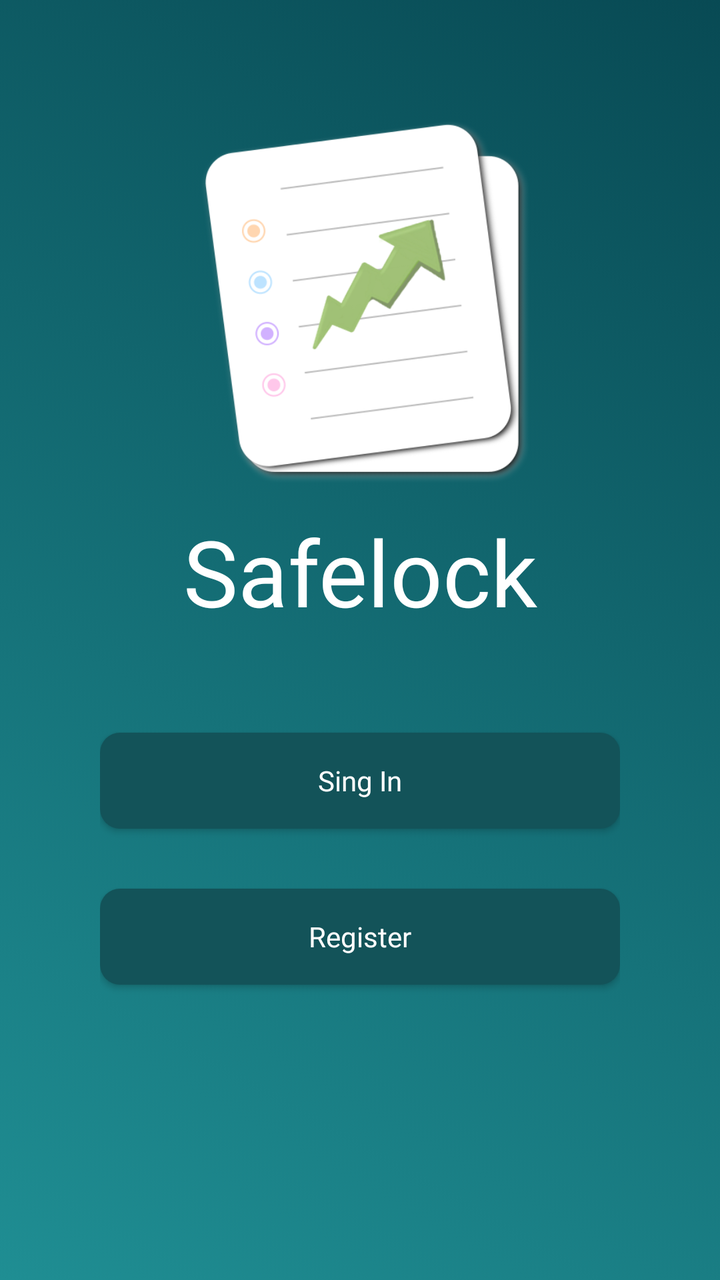
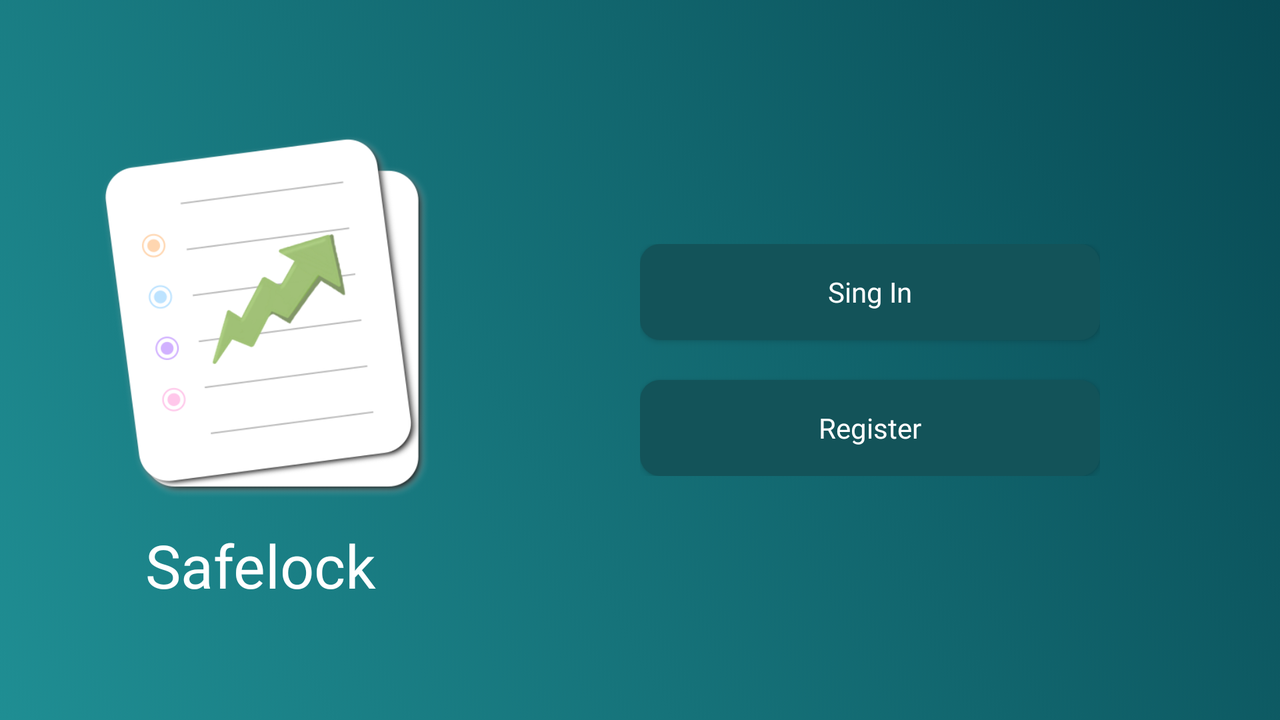

One screen, two layout resources from the same app: the default and the repository's alternative for another configuration. Each is rendered where Android would select it; the XML of both is given below.
<!-- AndroidManifest.xml: application theme Theme.SafelockSaving -->
<!-- res/layout/start_activity.xml -->
<?xml version="1.0" encoding="utf-8"?>
<LinearLayout xmlns:android="http://schemas.android.com/apk/res/android"
    xmlns:app="http://schemas.android.com/apk/res-auto"
    xmlns:tools="http://schemas.android.com/tools"
    android:layout_width="match_parent"
    android:layout_height="match_parent"
    android:background="@drawable/background_start_activity"
    android:fitsSystemWindows="true"
    android:orientation="vertical"
    tools:ignore="UseCompoundDrawables">

    <ImageView
        android:layout_width="200dp"
        android:layout_height="200dp"
        android:layout_gravity="center"
        android:layout_marginTop="50dp"
        android:contentDescription="@string/app_name"
        android:src="@drawable/logo"
        android:transitionName="imageViewTransition" />

    <TextView
        android:layout_width="match_parent"
        android:layout_height="wrap_content"
        android:layout_marginHorizontal="50dp"
        android:layout_marginTop="5dp"
        android:fontFamily="@font/rancho_regular"
        android:maxLines="1"
        android:text="@string/app_name"
        android:textAlignment="center"
        android:textColor="@color/white"
        android:textSize="46sp"
        android:transitionName="textViewTransition" />

    <LinearLayout
        android:layout_width="match_parent"
        android:layout_height="wrap_content"
        android:layout_marginHorizontal="50dp"
        android:orientation="vertical">

        <Button
            android:id="@+id/btnSIGNIN"
            android:layout_width="match_parent"
            android:layout_height="wrap_content"
            android:layout_marginTop="50dp"
            android:background="@drawable/background_fbutton"
            android:fontFamily="@font/roboto_medium"
            android:text="@string/loginText"
            android:textAllCaps="false"
            android:textColor="@color/white"
            />

        <Button
            android:id="@+id/btnREGISTER"
            android:layout_width="match_parent"
            android:layout_height="wrap_content"
            android:layout_marginVertical="30dp"
            android:background="@drawable/background_fbutton"
            android:fontFamily="@font/roboto_medium"
            android:text="@string/registerText"
            android:textAllCaps="false"
            android:textColor="@color/white" />

    </LinearLayout>


    <Space
        android:layout_width="match_parent"
        android:layout_height="0dp"
        android:layout_weight="1" />

</LinearLayout>
<!-- resources referenced by this layout -->
<resources>
  <color name="white">#FFFFFFFF</color>
  <!-- drawable background_fbutton (drawable) -->
  <?xml version="1.0" encoding="utf-8"?>
  <selector xmlns:android="http://schemas.android.com/apk/res/android">
  <item>
      <shape>
          <solid android:color="@color/green_black"/>
          <corners android:radius="10dp"/>
      </shape>
  </item>
  </selector>
  <!-- drawable background_start_activity (drawable) -->
  <?xml version="1.0" encoding="utf-8"?>
  <selector xmlns:android="http://schemas.android.com/apk/res/android">
  <item>
      <shape>
          <gradient
              android:startColor="@color/start_color"
              android:endColor="@color/end_color"
              android:angle="225"/>
      </shape>
  </item>
  </selector>
  <!-- drawable logo: png bitmap (drawable, 50884 bytes) -->
  <string name="app_name">Safelock Savings</string>
  <string name="loginText">Sing In</string>
  <string name="registerText">Register</string>
  <style name="Theme.SafelockSaving" parent="Theme.AppCompat.Light.NoActionBar">
          
          <item name="colorPrimary">@color/purple_500</item>
          <item name="colorPrimaryVariant">@color/purple_700</item>
          <item name="colorOnPrimary">@color/white</item>
          
          <item name="colorSecondary">@color/teal_200</item>
          <item name="colorSecondaryVariant">@color/teal_700</item>
          <item name="colorOnSecondary">@color/black</item>
          
          <item name="android:statusBarColor" tools:targetApi="l">?attr/colorPrimaryVariant</item>
          
          <item name="android:windowTranslucentNavigation">true</item>
          <item name="android:windowTranslucentStatus">true</item>
          <item name="android:windowLightStatusBar">true</item>
  
      </style>
  <color name="green_black">#135359</color>
  <color name="start_color">#084A54</color>
  <color name="end_color">#1F8E93</color>
  <color name="purple_500">#FF6200EE</color>
  <color name="purple_700">#FF3700B3</color>
  <color name="teal_200">#FF03DAC5</color>
  <color name="teal_700">#FF018786</color>
  <color name="black">#FF000000</color>
</resources>
<!-- res/layout-land/start_activity.xml (the repository's variant of the layout above) -->
<!-- drawn on the phone turned sideways -->
<?xml version="1.0" encoding="utf-8"?>
<LinearLayout xmlns:android="http://schemas.android.com/apk/res/android"
    xmlns:app="http://schemas.android.com/apk/res-auto"
    xmlns:tools="http://schemas.android.com/tools"
    android:layout_width="match_parent"
    android:layout_height="match_parent"
    android:background="@drawable/background_start_activity"
    android:fitsSystemWindows="true"
    android:orientation="horizontal">

    <LinearLayout
        android:layout_width="wrap_content"
        android:layout_height="wrap_content"
        android:orientation="vertical"
        android:layout_gravity="center"
        android:layout_marginLeft="30dp">

        <ImageView
            android:layout_width="200dp"
            android:layout_height="200dp"
            android:layout_gravity="center"
            android:contentDescription="@string/app_name"
            android:src="@drawable/logo"
            android:transitionName="imageViewTransition" />

        <TextView
            android:layout_width="match_parent"
            android:layout_height="wrap_content"
            android:layout_marginTop="5dp"
            android:fontFamily="@font/rancho_regular"
            android:maxLines="2"
            android:text="@string/app_name"
            android:textAlignment="center"
            android:textColor="@color/white"
            android:textSize="30sp"
            android:transitionName="textViewTransition" />
    </LinearLayout>



    <LinearLayout
        android:layout_width="match_parent"
        android:layout_height="wrap_content"
        android:layout_gravity="center"
        android:orientation="vertical"
        android:layout_marginHorizontal="90dp">

        <Button
            android:id="@+id/btnSIGNIN"
            android:layout_width="match_parent"
            android:layout_height="wrap_content"
            android:background="@drawable/background_fbutton"
            android:fontFamily="@font/roboto_medium"
            android:text="@string/loginText"
            android:textAllCaps="false"
            android:textColor="@color/white" />

        <Button
            android:id="@+id/btnREGISTER"
            android:layout_width="match_parent"
            android:layout_height="wrap_content"
            android:layout_marginTop="20dp"
            android:background="@drawable/background_fbutton"
            android:fontFamily="@font/roboto_medium"
            android:text="@string/registerText"
            android:textAllCaps="false"
            android:textColor="@color/white" />

    </LinearLayout>


</LinearLayout>
